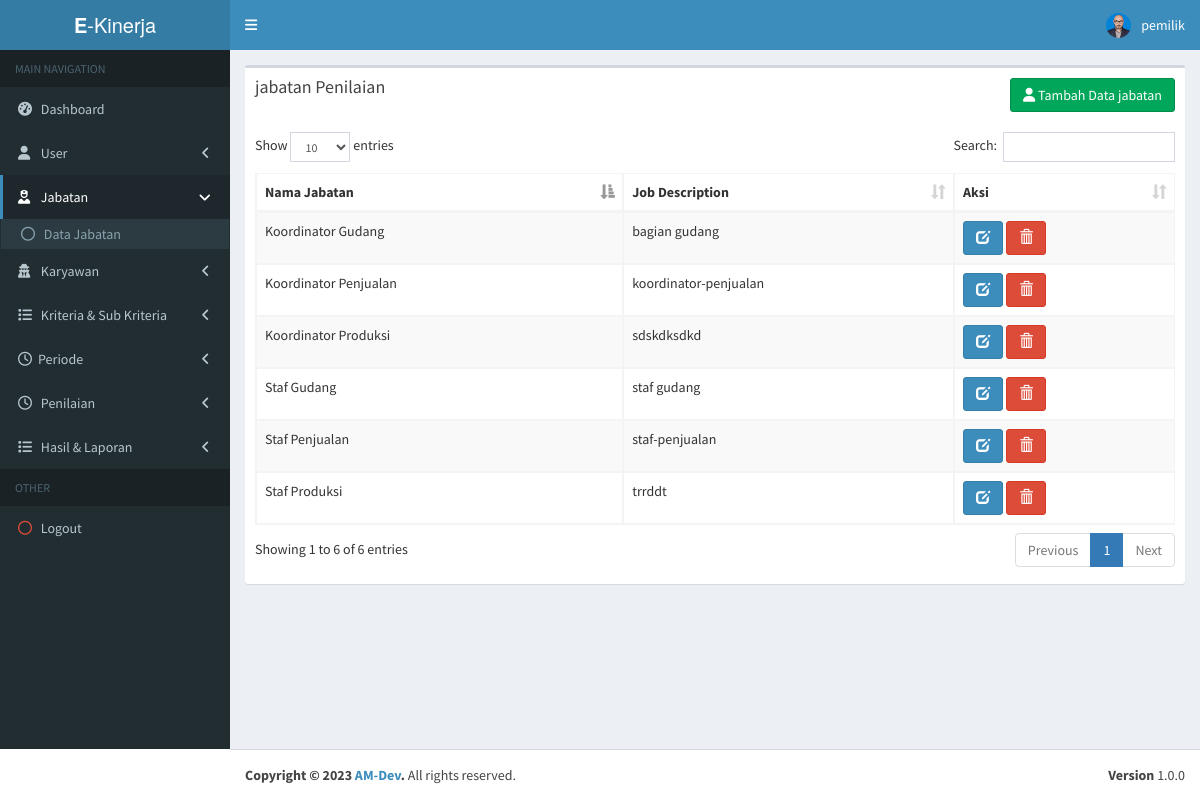
Screenshot of /index.php?p=jabatan (signed in) with the database file from the repository.
### tables this page shows
CREATE TABLE `jabatan` (
  `id` int NOT NULL,
  `nama_jabatan` varchar(40) NOT NULL,
  `job_desc` text NOT NULL
);

### page/jabatan/index.php (the view, shortened to what this page needs)
<div class="row">
    <div class="col-xs-12">
      <div class="box">
        <div class="box-header">
          <h3 class="box-title">jabatan Penilaian</h3><h3 class="box-title pull-right"><a href="?p=jabatan&act=create" class="btn btn-success"><i class="fa fa-user"></i> Tambah Data jabatan</a></h3>
        </div>
        <div class="box-body">
          <table id="example1" class="table table-bordered table-striped">
            <thead>
            <tr>
              <th>Nama Jabatan</th>
              <th>Job Description</th>
              <th>Aksi</th>
            </tr>
            </thead>
            <tbody>
            	<?php
            		$sql = "SELECT * from jabatan order by nama_jabatan";
            		$query = mysqli_query($con, $sql);
            		while ($row = mysqli_fetch_assoc($query)):
                  $idj=$row['id'];
                  if (strlen($row['job_desc']) > 119){
                    $str = substr($row['job_desc'], 0, 119) . '<a href="?p=jabatan&act=edit&id='.$idj.'&n"> .. Read more</a>';
                  }else{
                    $str=$row['job_desc'];
                  }
            	 ?>
            	 <tr>
            	 	<td width="40%"><?= $row['nama_jabatan'] ?></td>
                <td><?= $str ?></td>
                <td>
                  <a href="index.php?p=jabatan&act=edit&id=<?= $row['id'] ?>" class="btn btn-primary" data-toggle="tooltip" data-placement="top" title="Edit"><i class="glyphicon glyphicon-edit"></i></a>
                  <a href="index.php?p=jabatan&delete&id=<?= $row['id'] ?>" class="btn btn-danger" onclick="return confirm('Apakah data akan dihapus?')" data-toggle="tooltip" data-placement="top" title="Hapus"><i class="glyphicon glyphicon-trash"></i></a>
                </td>
            	 </tr>
            	<?php endwhile; ?>
            </tbody>
          </table>
        </div>
      </div>
    </div>
  </div>

### rows the page displays
jabatan: nama_jabatan "Koordinator Gudang", job_desc "bagian gudang"
jabatan: nama_jabatan "Koordinator Penjualan", job_desc "koordinator-penjualan"
jabatan: nama_jabatan "Koordinator Produksi", job_desc "sdskdksdkd"
jabatan: nama_jabatan "Staf Gudang", job_desc "staf gudang"
jabatan: nama_jabatan "Staf Penjualan", job_desc "staf-penjualan"
jabatan: nama_jabatan "Staf Produksi", job_desc "trrddt"

### other values shown
$_SESSION['name'] "pemilik"
